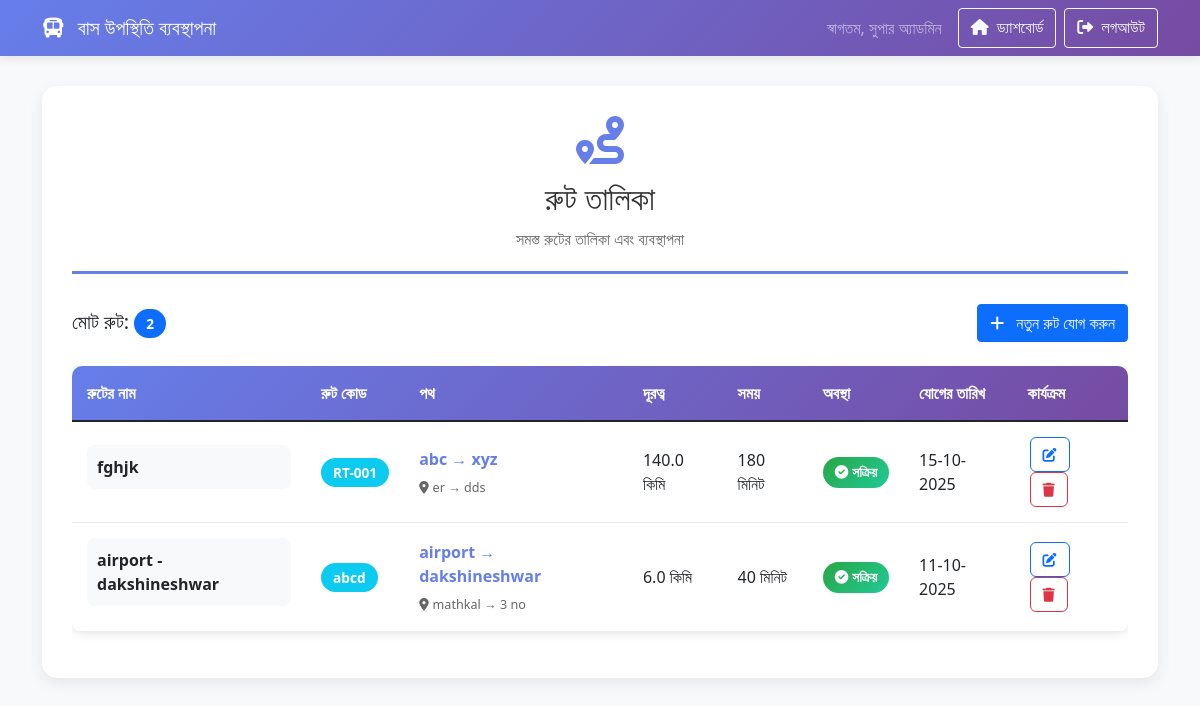
Page /route_list.php (signed in) on the committed database.
### tables this page shows
CREATE TABLE `routes` (
  `id` int(11) NOT NULL,
  `route_name` varchar(100) NOT NULL,
  `route_code` varchar(50) NOT NULL,
  `start_location` varchar(100) NOT NULL,
  `end_location` varchar(100) NOT NULL,
  `distance` decimal(8,2) DEFAULT 0.00,
  `estimated_time` int(11) DEFAULT 0,
  `description` text DEFAULT NULL,
  `status` enum('active','inactive') DEFAULT 'active',
  `created_at` timestamp NOT NULL DEFAULT current_timestamp(),
  `updated_at` timestamp NOT NULL DEFAULT current_timestamp() ON UPDATE current_timestamp()
);

### route_list.php (the view, shortened to what this page needs)
<?php
require_once 'config/database.php';
try {
    $sql = "
    SELECT r.*,
           GROUP_CONCAT(rsd.destination_name ORDER BY rsd.sequence_order SEPARATOR ' → ') as sub_destinations
    FROM routes r
    LEFT JOIN route_sub_destinations rsd ON r.id = rsd.route_id
    GROUP BY r.id
    ORDER BY r.created_at DESC
    ";
    $stmt = $pdo->query($sql);
    $routes = $stmt->fetchAll();
} catch (PDOException $e) {
    $routes = [];
    $error_message = "রুট তালিকা লোড করতে সমস্যা হয়েছে";
}
?>
<!DOCTYPE html>
<html lang="bn">
<head>
    <link href="https://cdn.jsdelivr.net/npm/bootstrap@5.1.3/dist/css/bootstrap.min.css" rel="stylesheet">
    <link href="https://cdnjs.cloudflare.com/ajax/libs/font-awesome/6.0.0/css/all.min.css" rel="stylesheet">
</head>
<body>
    <nav class="navbar navbar-expand-lg navbar-dark">
        <div class="container">
            <a class="navbar-brand" href="dashboard.php">
                <i class="fas fa-bus me-2"></i>
                বাস উপস্থিতি ব্যবস্থাপনা
            </a>
            <div class="navbar-nav ms-auto">
                <span class="navbar-text me-3">
                    স্বাগতম, <?php echo htmlspecialchars($_SESSION['super_admin_name']); ?>
                </span>
                <a href="dashboard.php" class="btn btn-outline-light me-2">
                    <i class="fas fa-home me-1"></i>
                    ড্যাশবোর্ড
                </a>
                <a href="logout.php" class="btn btn-outline-light">
                    <i class="fas fa-sign-out-alt me-1"></i>
                    লগআউট
                </a>
            </div>
        </div>
    </nav>
    <div class="container">
        <div class="main-container">
            <div class="page-header">
                <i class="fas fa-route route-icon"></i>
                <h2>রুট তালিকা</h2>
                <p>সমস্ত রুটের তালিকা এবং ব্যবস্থাপনা</p>
            </div>
            <div class="d-flex justify-content-between align-items-center mb-4">
                <div>
                    <h5 class="mb-0">মোট রুট: <span class="badge bg-primary"><?php echo count($routes); ?></span></h5>
                </div>
                <div>
                    <a href="add_route.php" class="btn btn-primary">
                        <i class="fas fa-plus me-2"></i>
                        নতুন রুট যোগ করুন
                    </a>
                </div>
            </div>
            <?php if (empty($routes)): ?>
                <div class="text-center py-5">
                    <i class="fas fa-route fa-3x text-muted mb-3"></i>
                    <h5 class="text-muted">কোনো রুট পাওয়া যায়নি</h5>
                    <p class="text-muted">নতুন রুট যোগ করতে নিচের বাটনে ক্লিক করুন</p>
                    <a href="add_route.php" class="btn btn-primary">
                        <i class="fas fa-plus me-2"></i>
                        প্রথম রুট যোগ করুন
                    </a>
                </div>
            <?php else: ?>
                <div class="table-responsive">
                    <table class="table table-hover">
                        <thead>
                            <tr>
                                <th>রুটের নাম</th>
                                <th>রুট কোড</th>
                                <th>পথ</th>
                                <th>দূরত্ব</th>
                                <th>সময়</th>
                                <th>অবস্থা</th>
                                <th>যোগের তারিখ</th>
                                <th>কার্যক্রম</th>
                            </tr>
                        </thead>
                        <tbody>
                            <?php foreach ($routes as $route): ?>
                                <tr>
                                    <td>
                                        <div class="route-info">
                                            <div class="fw-bold"><?php echo htmlspecialchars($route['route_name']); ?></div>
                                        </div>
                                    </td>
                                    <td>
                                        <span class="badge bg-info"><?php echo htmlspecialchars($route['route_code']); ?></span>
                                    </td>
                                    <td>
                                        <div class="route-route">
                                            <?php echo htmlspecialchars($route['start_location']); ?> → <?php echo htmlspecialchars($route['end_location']); ?>
                                        </div>
                                        <?php if (!empty($route['sub_destinations'])): ?>
                                            <div class="sub-destinations">
                                                <small><i class="fas fa-map-marker-alt me-1"></i><?php echo htmlspecialchars($route['sub_destinations']); ?></small>
                                            </div>
                                        <?php endif; ?>
                                    </td>
                                    <td>
                                        <?php if ($route['distance'] > 0): ?>
                                            <?php echo number_format($route['distance'], 1); ?> কিমি
                                        <?php else: ?>
                                            <span class="text-muted">নির্ধারিত নয়</span>
                                        <?php endif; ?>
                                    </td>
                                    <td>
                                        <?php if ($route['estimated_time'] > 0): ?>
                                            <?php echo $route['estimated_time']; ?> মিনিট
                                        <?php else: ?>
                                            <span class="text-muted">নির্ধারিত নয়</span>
                                        <?php endif; ?>
                                    </td>
                                    <td>
                                        <?php if ($route['status'] === 'active'): ?>
                                            <span class="badge badge-success">
                                                <i class="fas fa-check-circle me-1"></i>সক্রিয়
                                            </span>
                                        <?php else: ?>
                                            <span class="badge badge-danger">
                                                <i class="fas fa-times-circle me-1"></i>নিষ্ক্রিয়
                                            </span>
                                        <?php endif; ?>
                                    </td>
                                    <td>
                                        <?php echo date('d-m-Y', strtotime($route['created_at'])); ?>
                                    </td>
                                    <td>
                                        <a href="edit_route.php?id=<?php echo $route['id']; ?>" class="btn btn-sm btn-outline-primary" title="সম্পাদনা">
                                            <i class="fas fa-edit"></i>
                                        </a>
                                        <button class="btn btn-sm btn-outline-danger" title="মুছে ফেলুন" onclick="deleteRoute(<?php echo $route['id']; ?>, '<?php echo htmlspecialchars($route['route_name']); ?>')">
                                            <i class="fas fa-trash"></i>
                                        </button>
                                    </td>
                                </tr>
                            <?php endforeach; ?>
                        </tbody>
                    </table>
                </div>
            <?php endif; ?>
        </div>
    </div>
</body>
</html>

### route_list.php (style rules this page uses)
body { background-color: #f8f9fa; font-family: 'Segoe UI', Tahoma, Geneva, Verdana, sans-serif; }
.navbar { background: linear-gradient(135deg, #667eea 0%, #764ba2 100%); box-shadow: 0 2px 10px rgba(0,0,0,0.1); }
.main-container { background: white; border-radius: 15px; box-shadow: 0 5px 15px rgba(0,0,0,0.08); padding: 30px; margin-top: 30px; }
.page-header { text-align: center; margin-bottom: 30px; padding-bottom: 20px; border-bottom: 3px solid #667eea; }
.page-header h2 { color: #333; margin-bottom: 10px; }
.page-header p { color: #666; margin: 0; }
.route-icon { font-size: 3rem; color: #667eea; margin-bottom: 15px; }
.table { border-radius: 10px; overflow: hidden; box-shadow: 0 2px 10px rgba(0,0,0,0.1); }
.table thead { background: linear-gradient(135deg, #667eea 0%, #764ba2 100%); color: white; }
.table thead th { border: none; font-weight: 600; padding: 15px; }
.table tbody td { padding: 15px; vertical-align: middle; border-color: #e9ecef; }
.badge { font-size: 0.85rem; padding: 8px 12px; border-radius: 20px; }
.badge-success { background: linear-gradient(135deg, #28a745, #20c997); }
.btn-sm { padding: 6px 12px; font-size: 0.875rem; border-radius: 6px; margin: 0 2px; }
.route-info { background: #f8f9fa; border-radius: 8px; padding: 10px; margin-bottom: 10px; }
.route-route { font-weight: 600; color: #667eea; }
.sub-destinations { font-size: 0.9rem; color: #666; margin-top: 5px; }

### rows in the picture
routes: route_name "fghjk", route_code "RT-001", start_location "abc", end_location "xyz", sub_destinations "er → dds", distance "140.0", estimated_time "180", status "active" (drawn), created_at "15-10-2025"
routes: route_name "airport - dakshineshwar", route_code "abcd", start_location "airport", end_location "dakshineshwar", sub_destinations "mathkal → 3 no", distance "6.0", estimated_time "40", status "active" (drawn), created_at "11-10-2025"

### other values in the picture
$_SESSION['super_admin_name'] "সুপার অ্যাডমিন"
count($routes) "2"
